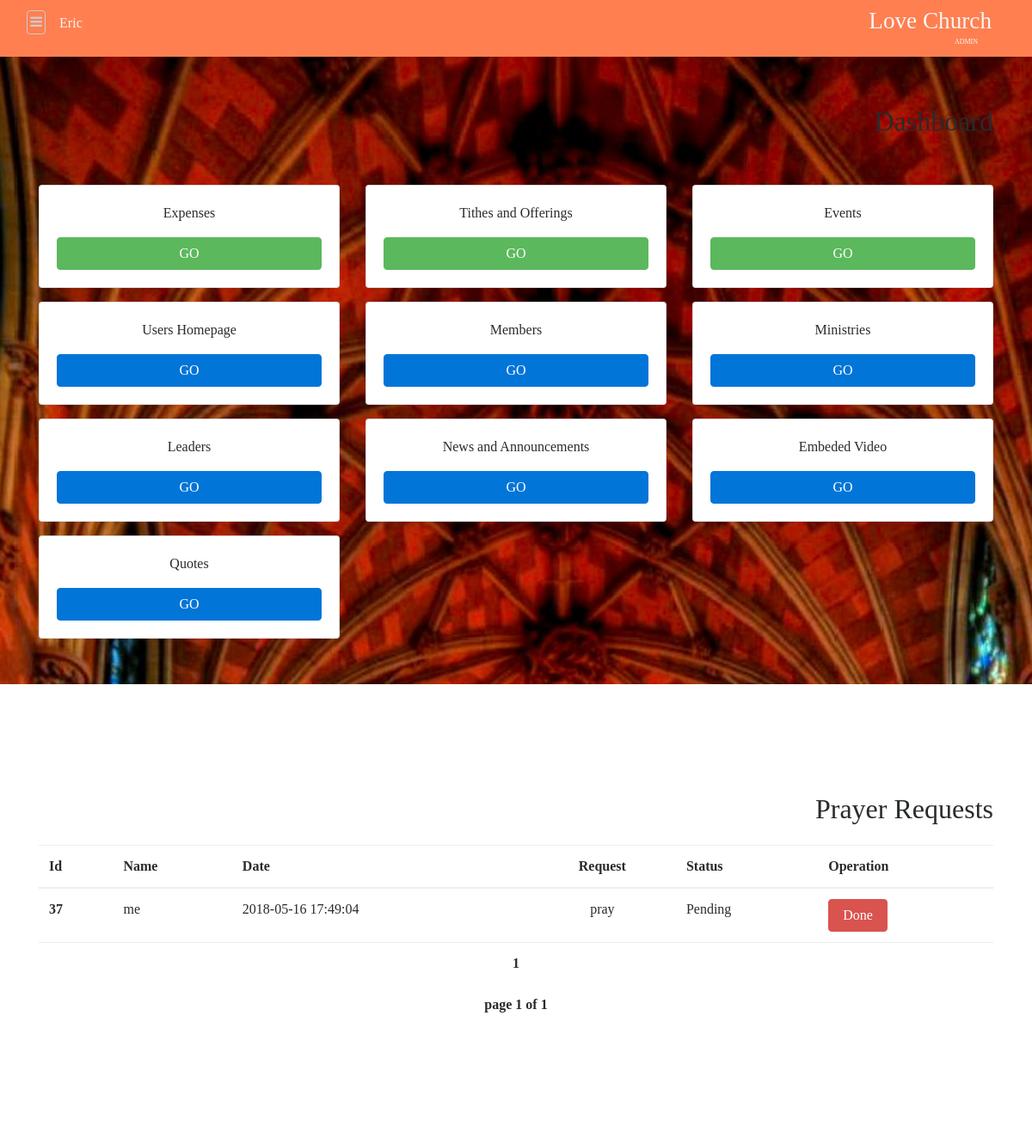
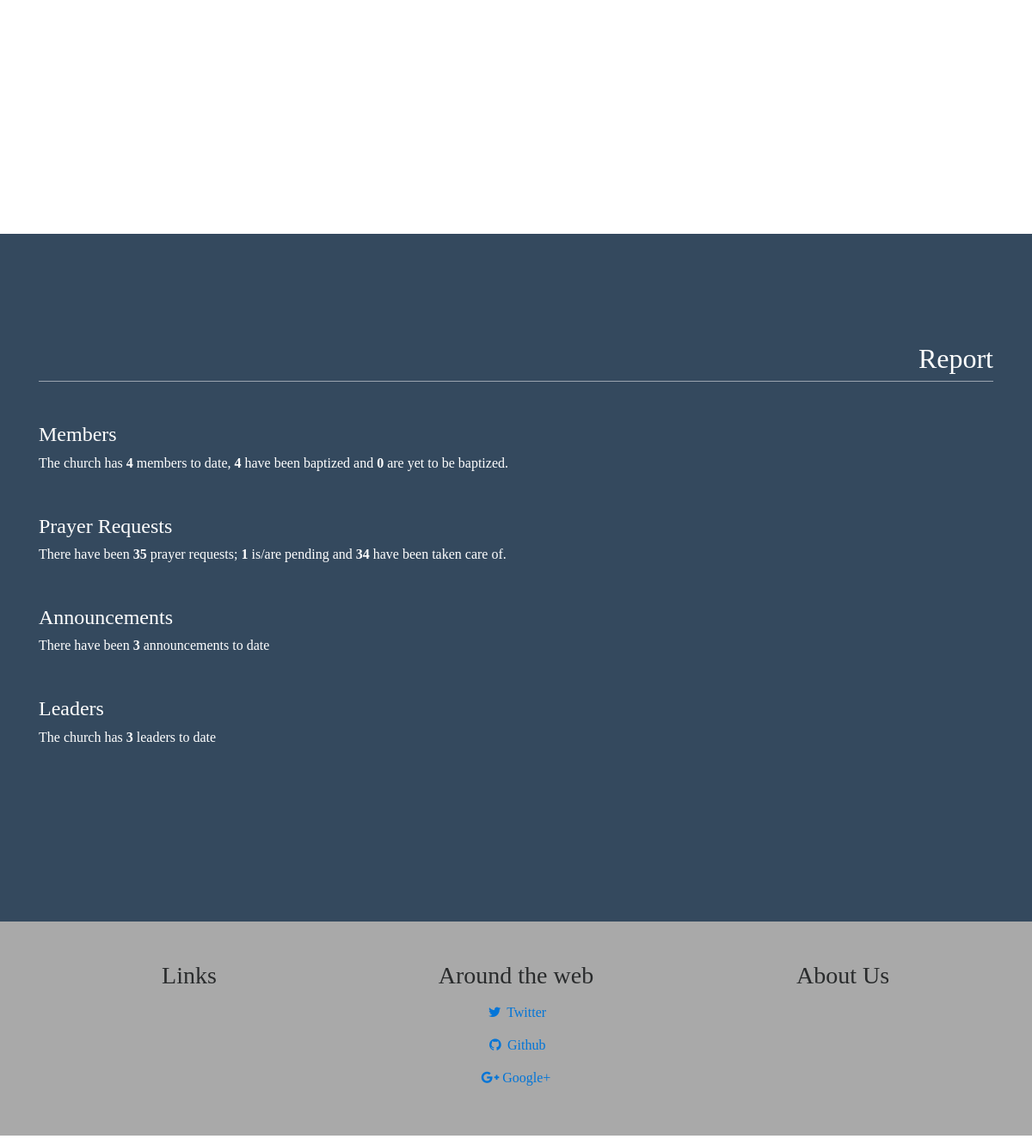
Page /admin/index.php (signed in) on the committed database (2 pictures, top to bottom).
### tables this page shows
CREATE TABLE `prayer_requests` (
  `req_id` int(11) NOT NULL,
  `request` varchar(255) NOT NULL,
  `date_added` timestamp NOT NULL DEFAULT '0000-00-00 00:00:00' ON UPDATE CURRENT_TIMESTAMP,
  `sent_by` varchar(255) NOT NULL,
  `status` varchar(7) NOT NULL
);

### admin/views/home.php (called while the page is built, shortened)
<?php
	include 'dashboard.php';
	include 'pReq.php';
	include 'report.php';
?>

### admin/views/pReq.php (the view, shortened to what this page needs)
	<section id="pRequests" class="pRequests">
	<div class="container">
		<h2 class="section-header">Prayer Requests</h2>
		<div class="section-wrapper" id="pReqPage">
			<table class="table">
				<thead>
					<tr>
						<th scope="col">Id</th>
						<th scope="col">Name</th>
						<th scope="col">Date</th>
						<th scope="col" style="text-align: center">Request</th>
						<th scope="col">Status</th>
 								<th scope="col">Operation</th>
					</tr>
				</thead>
			  	<tbody>
			<?php
				require 'shared/connect.php';
				$nrp = 10;
				$pn = (isset($_GET['p']))? $_GET['p'] : 1;
				$x = ($pn-1)*$nrp;
				$sql = "SELECT req_id, request, date_added, sent_by, status FROM prayer_requests WHERE status= 'Pending' LIMIT $x,$nrp";
				$result = $connect->query($sql);
				if ($result->num_rows > 0) {
					while($row = $result->fetch_assoc()) {
						echo '
							<tr>
							  <th scope="row">'.$row["req_id"].'</th>
							  <td>'.$row["sent_by"].'</td>
							  <td>'.$row["date_added"].'</td>
							  <td style="text-align: center">'.$row["request"].'</td>
							  <td>'.$row["status"].'</td>
 							  <td><a class="btn btn-danger" href="?l=modPrayerRequest&&pid='.$row['req_id'].'&&pn='.$pn.'&&view=modPrayerRequest">Done</a></td>
							</tr>
						';
					}
					echo "
						<tr>
							<th colspan='9' scope='row' style='text-align: center'>";
							$sql1 = "SELECT * FROM prayer_requests WHERE status= 'Pending'";
							$result1 = mysqli_query($connect,$sql1);
							$quantity = mysqli_num_rows($result1);
							$np = (ceil($quantity/$nrp));
							for($t=1;$t<=$np;$t++){
									if($t==$pn)
									  {
										  echo " $t ";
									  } else
									  {
										 echo "<a href='?p=$t'> $t</a> ";
									  }
								}
							   echo "<br><br>page $pn of $np ";
					echo	"</th>
						  </tr>	  ";
				} else {
					echo "<tr><th colspan='9' scope='row' style='text-align: center'>There no pending Prayer Requests</th></tr>";
				}
			?>
			  </tbody>
			</table>
		</div>
	</div>
</section>

### admin/css/admin_style.css (style rules this page uses)
* { margin: 0; padding: 0; }
html, body { height: 100%; font-family: montserrat; }
section { padding-top: 7rem; padding-bottom: 2rem; width: 100%; min-height: 100%; }
#pReqPage { padding-top: 1rem; }
.section-header { text-align: right; padding-top: 1rem; }
.section-wrapper { padding-top: 2rem; width: 100%; height: 100%; }

### rows in the picture
prayer_requests: req_id "37", sent_by "me", date_added "2018-05-16 17:49:04", request "pray", status "Pending"

### other values in the picture
$_SESSION['username'] "Eric"
$pn "1"
$np "1"
$t_num "4"
$b_num "4"
$u_num "0"
$t_num "35"
$pending_num "1"
$done_num "34"
$t_num "3"
